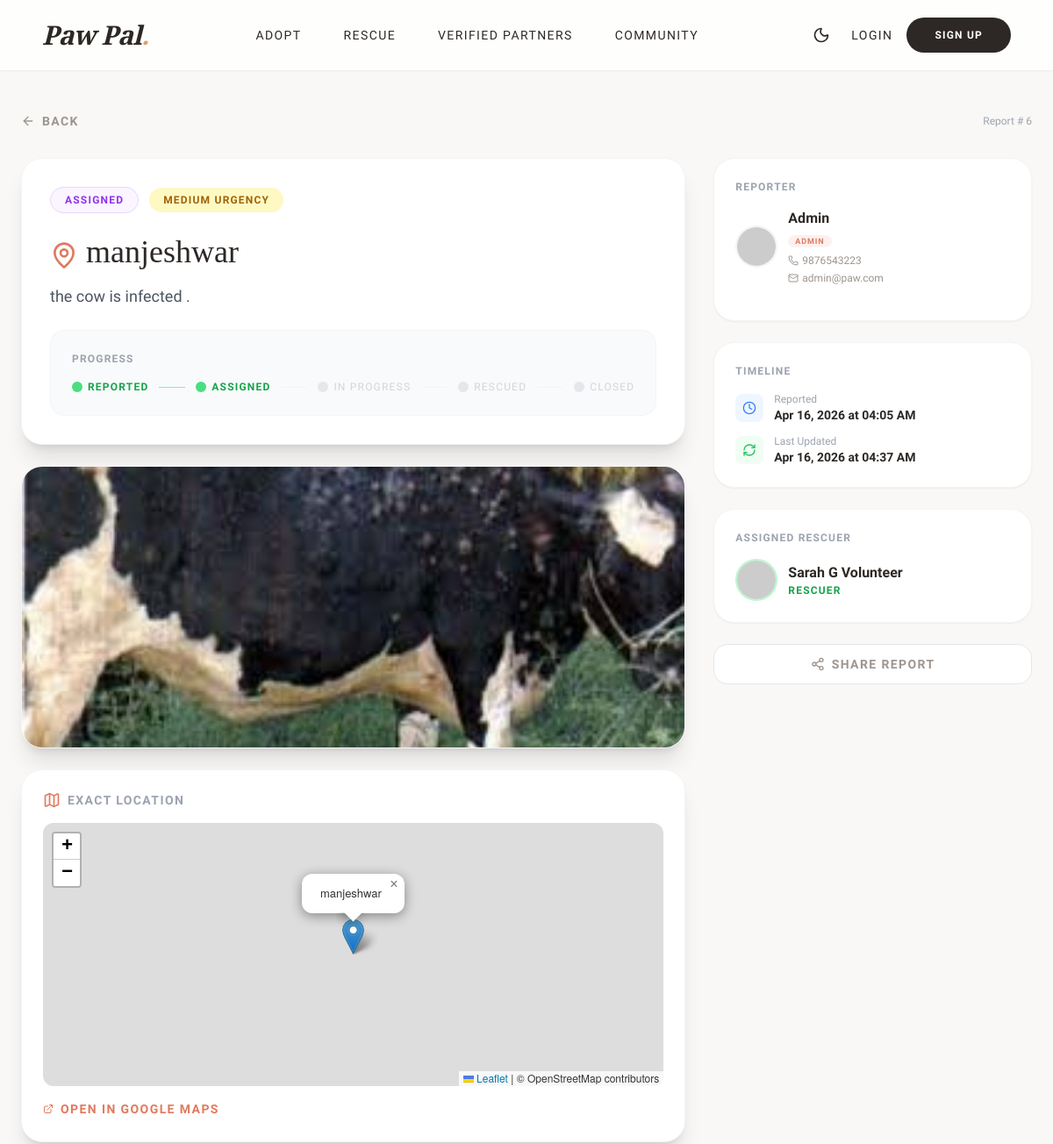
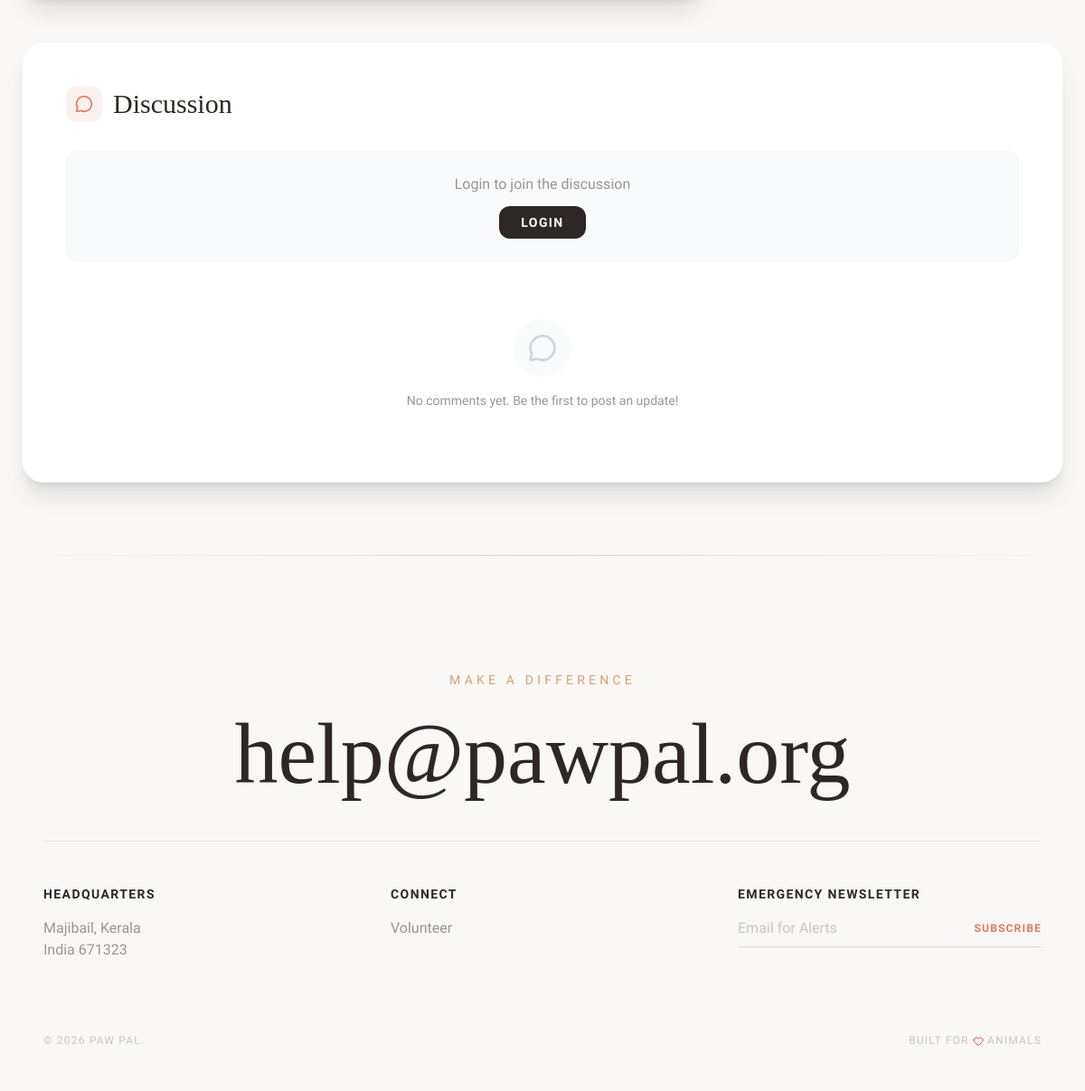
Page /rescue-details.php?id=6 on the committed database (2 pictures, top to bottom).
### tables this page shows
CREATE TABLE `rescue_reports` (
  `id` int(11) NOT NULL,
  `reporter_id` int(11) DEFAULT NULL,
  `reporter_name` varchar(100) DEFAULT NULL,
  `contact_phone` varchar(20) DEFAULT NULL,
  `location` varchar(255) NOT NULL,
  `latitude` decimal(10,8) DEFAULT NULL,
  `longitude` decimal(11,8) DEFAULT NULL,
  `description` text NOT NULL,
  `animal_type` varchar(50) DEFAULT NULL,
  `urgency` enum('Low','Medium','High','Critical') DEFAULT 'Medium',
  `image` varchar(255) DEFAULT NULL,
  `proof_image` varchar(255) DEFAULT NULL,
  `status` enum('Reported','Assigned','In Progress','Rescued','Closed') DEFAULT 'Reported',
  `assigned_to` int(11) DEFAULT NULL,
  `reported_at` timestamp NOT NULL DEFAULT current_timestamp(),
  `updated_at` timestamp NOT NULL DEFAULT current_timestamp() ON UPDATE current_timestamp()
);

CREATE TABLE `users` (
  `id` int(11) NOT NULL,
  `username` varchar(50) NOT NULL,
  `email` varchar(100) NOT NULL,
  `password` varchar(255) NOT NULL,
  `phone` varchar(20) DEFAULT NULL,
  `address` text DEFAULT NULL,
  `role` enum('user','admin','volunteer','rescuer','organization') DEFAULT 'user',
  `is_verified` tinyint(1) DEFAULT 0,
  `created_at` timestamp NOT NULL DEFAULT current_timestamp(),
  `gender` varchar(20) DEFAULT NULL,
  `dob` date DEFAULT NULL,
  `profile_image` varchar(255) DEFAULT NULL,
  `lives_saved` int(11) DEFAULT 0,
  `organization_name` varchar(150) DEFAULT NULL,
  `reset_token` varchar(255) DEFAULT NULL,
  `reset_expiry` datetime DEFAULT NULL,
  `latitude` decimal(10,8) DEFAULT NULL,
  `longitude` decimal(11,8) DEFAULT NULL
);

### rescue-details.php (the view, shortened to what the rows shown need)
<?php
include 'config.php';
$rescue_id = (int) $_GET['id'];
$sql = "SELECT r.*, u.username as reporter_username, u.profile_image as reporter_image,
        u.email as reporter_email, u.role as reporter_role, u.is_verified as reporter_verified,
        a.username as assignee_username, a.profile_image as assignee_image
        FROM rescue_reports r
        LEFT JOIN users u ON r.reporter_id = u.id
        LEFT JOIN users a ON r.assigned_to = a.id
        WHERE r.id = $rescue_id";
$result = $conn->query($sql);
$rescue = $result->fetch_assoc();
include 'includes/header.php';
$statusColors = [
    'Reported' => 'bg-blue-50 text-blue-600 border-blue-200',
    'Assigned' => 'bg-purple-50 text-purple-600 border-purple-200',
    'In Progress' => 'bg-yellow-50 text-yellow-700 border-yellow-200',
    'Rescued' => 'bg-green-50 text-green-600 border-green-200',
    'Closed' => 'bg-gray-50 text-gray-500 border-gray-200',
];
$urgencyColors = [
    'Low' => 'bg-green-100 text-green-700',
    'Medium' => 'bg-yellow-100 text-yellow-700',
    'High' => 'bg-orange-100 text-orange-700',
    'Critical' => 'bg-red-100 text-red-700',
];
$statusClass = $statusColors[$rescue['status']] ?? 'bg-gray-50 text-gray-500 border-gray-200';
$urgencyClass = $urgencyColors[$rescue['urgency']] ?? 'bg-gray-100 text-gray-700';
?>
<section class="pt-32 pb-20 px-6">
    <div class="max-w-6xl mx-auto">
        <div class="mb-8 flex justify-between items-center">
            <a href="javascript:history.back()"
                class="text-paw-gray hover:text-paw-alert flex items-center gap-2 text-sm uppercase tracking-widest font-bold transition-colors">
                <i data-lucide="arrow-left" class="w-4 h-4"></i> Back
            </a>
            <span class="text-xs text-gray-400">Report #
                <?php echo $rescue['id']; ?>
            </span>
        </div>
        <div class="grid grid-cols-1 lg:grid-cols-3 gap-8">
            <div class="lg:col-span-2 space-y-6">
                <div class="bg-white rounded-3xl shadow-xl overflow-hidden border border-gray-100 p-8">
                    <div class="flex flex-wrap items-center gap-3 mb-6">
                        <span
                            class="px-4 py-1.5 rounded-full text-xs font-bold uppercase tracking-widest border <?php echo $statusClass; ?>">
                            <?php echo $rescue['status']; ?>
                        </span>
                        <span
                            class="px-4 py-1.5 rounded-full text-xs font-bold uppercase tracking-widest <?php echo $urgencyClass; ?>">
                            <?php echo $rescue['urgency']; ?> Urgency
                        </span>
                    </div>
                    <h1 class="font-serif text-4xl text-paw-dark mb-4">
                        <i data-lucide="map-pin" class="w-8 h-8 inline text-paw-alert"></i>
                        <?php echo htmlspecialchars($rescue['location']); ?>
                    </h1>
                    <p class="text-gray-600 leading-relaxed text-lg mb-6">
                        <?php echo nl2br(htmlspecialchars($rescue['description'])); ?>
                    </p>
                    <div class="bg-gray-50 rounded-2xl p-6 border border-gray-100">
                        <p class="text-xs font-bold uppercase tracking-widest text-gray-400 mb-4">Progress</p>
                        <div class="flex items-center gap-3 flex-wrap">
                        </div>
                    </div>
                </div>
                <?php if (!empty($rescue['image']) && file_exists('uploads/rescues/' . $rescue['image'])): ?>
                    <div class="bg-white rounded-3xl shadow-xl overflow-hidden border border-gray-100">
                        <img src="uploads/rescues/<?php echo rawurlencode($rescue['image']); ?>"
                            class="w-full h-80 object-cover" alt="Rescue Image">
                    </div>
                <?php endif; ?>
            </div>
            <div class="space-y-6">
                <div class="bg-white rounded-3xl shadow-sm p-6 border border-gray-100">
                    <div class="flex items-center gap-3 mb-4">
                        <div>
                            <p class="font-bold text-paw-dark">
                                <?php echo htmlspecialchars($rescue['reporter_username'] ?? $rescue['reporter_name'] ?? 'Anonymous'); ?>
                            </p>
                            <?php if (!empty($rescue['reporter_role'])): ?>
                                <span
                                    class="px-2 py-0.5 rounded-full text-[9px] font-bold uppercase tracking-widest bg-paw-alert/10 text-paw-alert">
                                    <?php echo ucfirst($rescue['reporter_role']); ?>
                                </span>
                            <?php endif; ?>
                            <?php if (!empty($rescue['contact_phone'])): ?>
                                <p class="text-xs text-paw-gray flex items-center gap-1 mt-1">
                                    <i data-lucide="phone" class="w-3 h-3"></i>
                                    <a href="tel:<?php echo htmlspecialchars($rescue['contact_phone']); ?>"
                                        class="hover:text-paw-alert transition-colors">
                                        <?php echo htmlspecialchars($rescue['contact_phone']); ?>
                                    </a>
                                </p>
                            <?php endif; ?>
                            <?php if (!empty($rescue['reporter_email'])): ?>
                                <p class="text-xs text-paw-gray flex items-center gap-1 mt-1">
                                    <i data-lucide="mail" class="w-3 h-3"></i>
                                    <a href="mailto:<?php echo htmlspecialchars($rescue['reporter_email']); ?>"
                                        class="hover:text-paw-alert transition-colors">
                                        <?php echo htmlspecialchars($rescue['reporter_email']); ?>
                                    </a>
                                </p>
                            <?php endif; ?>
                        </div>
                    </div>
                </div>
                <div class="bg-white rounded-3xl shadow-sm p-6 border border-gray-100">
                    <div class="space-y-3">
                        <div class="flex items-center gap-3">
                            <div>
                                <p class="text-xs text-gray-400">Reported</p>
                                <p class="text-sm font-bold text-paw-dark">
                                    <?php echo date('M d, Y \a\t h:i A', strtotime($rescue['reported_at'])); ?>
                                </p>
                            </div>
                        </div>
                        <div class="flex items-center gap-3">
                            <div>
                                <p class="text-xs text-gray-400">Last Updated</p>
                                <p class="text-sm font-bold text-paw-dark">
                                    <?php echo date('M d, Y \a\t h:i A', strtotime($rescue['updated_at'])); ?>
                                </p>
                            </div>
                        </div>
                    </div>
                </div>
                <?php if (!empty($rescue['assignee_username'])): ?>
                    <div class="bg-white rounded-3xl shadow-sm p-6 border border-gray-100">
                        <p class="text-xs font-bold uppercase tracking-widest text-gray-400 mb-4">Assigned Rescuer</p>
                        <div class="flex items-center gap-3">
                            <div class="w-12 h-12 rounded-full overflow-hidden border-2 border-green-200">
                                <img src="<?php
                                $aImgSrc = 'https://api.dicebear.com/9.x/toon-head/svg?seed=' . urlencode($rescue['assignee_username']);
                                if (!empty($rescue['assignee_image'])) {
                                    if (strpos($rescue['assignee_image'], 'http') === 0) {
                                        $aImgSrc = $rescue['assignee_image'];
                                    } else if (file_exists('uploads/users/' . $rescue['assignee_image'])) {
                                        $aImgSrc = 'uploads/users/' . rawurlencode($rescue['assignee_image']);
                                    }
                                }
                                echo $aImgSrc;
                                ?>" class="w-full h-full object-cover" alt="Rescuer">
                            </div>
                            <div>
                                <p class="font-bold text-paw-dark">
                                    <?php echo htmlspecialchars($rescue['assignee_username']); ?>
                                </p>
                                <p class="text-xs text-green-600 font-bold uppercase tracking-widest">Rescuer</p>
                            </div>
                        </div>
                    </div>
                <?php endif; ?>
            </div>
        </div>
        <div class="mt-12" id="comments">
            <div class="bg-white rounded-3xl shadow-xl overflow-hidden border border-gray-100 p-8 md:p-12">
                <div class="flex items-center gap-3 mb-8">
                    <h2 class="font-serif text-3xl text-paw-dark">Discussion</h2>
                </div>
            </div>
        </div>
    </div>
</section>
<?php if ($rescue['latitude'] && $rescue['longitude']): ?>
    <link rel="stylesheet" href="https://unpkg.com/leaflet@1.9.4/dist/leaflet.css" />
<?php endif; ?>
<?php include 'includes/footer.php'; ?>

### rows in the picture
rescue_reports: id "6", status "ASSIGNED", urgency "MEDIUM", location "manjeshwar", description "the cow is infected .", image (picture), reporter.username "Admin", reporter.role "ADMIN", contact_phone "9876543223", reporter.email "admin@paw.com", reported_at "Apr 16, 2026 at 04:05 AM", updated_at "Apr 16, 2026 at 04:37 AM", assigned_to.username "Sarah G Volunteer"

### other values in the picture
$stage "REPORTED"
$stage "ASSIGNED"
$stage "IN PROGRESS"
$stage "RESCUED"
$stage "CLOSED"
